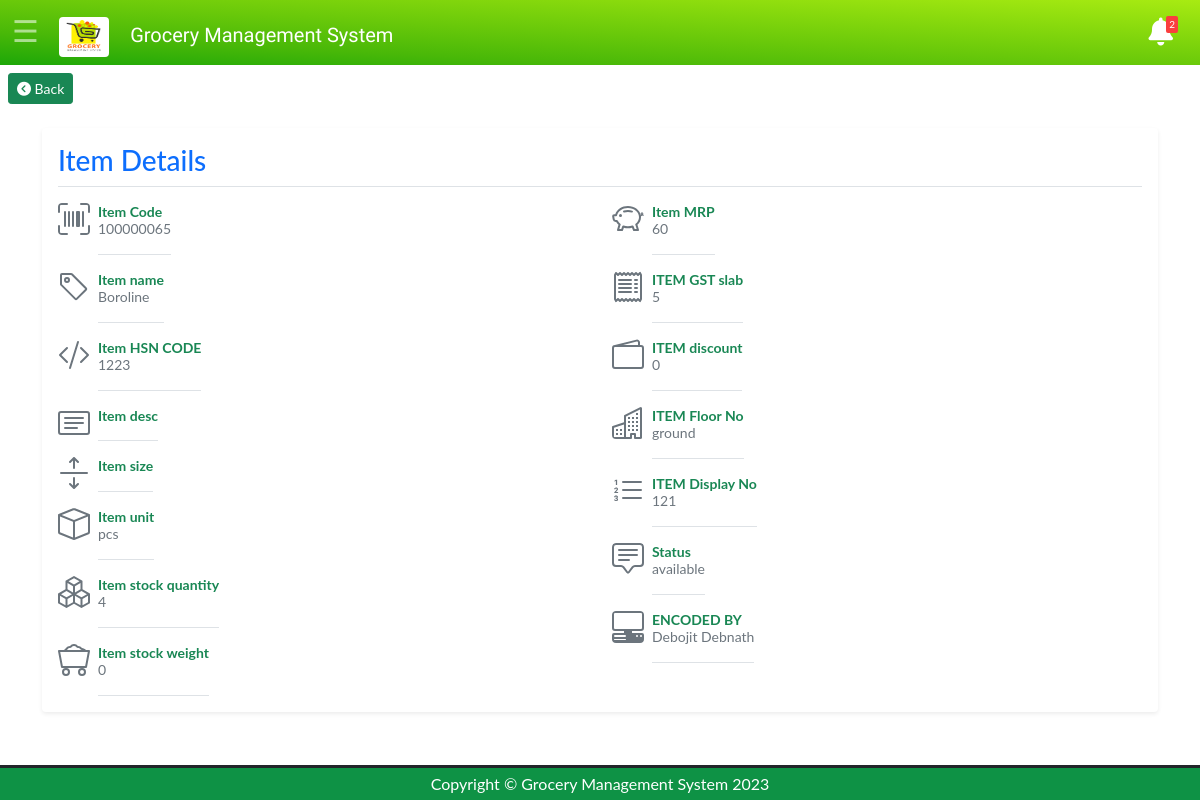
Screenshot of /item-details.php?id=22 (signed in) with the database file from the repository.
### tables this page shows
CREATE TABLE IF NOT EXISTS `gms_item` (
  `ITEM_ID` int(5) NOT NULL AUTO_INCREMENT,
  `ITEM_CODE` varchar(20) NOT NULL,
  `ITEM_NAME` varchar(60) NOT NULL,
  `ITEM_HSN_CODE` varchar(20) DEFAULT NULL,
  `ITEM_DESC` varchar(40) DEFAULT NULL,
  `ITEM_SIZE` varchar(20) DEFAULT NULL,
  `ITEM_UNIT` varchar(20) DEFAULT NULL,
  `ITEM_STOCK_QUANTITY` int(10) DEFAULT NULL,
  `ITEM_STOCK_Weight` int(10) DEFAULT NULL,
  `ITEM_MRP` int(10) DEFAULT NULL,
  `ITEM_GST_SLAB` int(5) DEFAULT NULL,
  `ITEM_DISCOUNT` int(5) DEFAULT NULL,
  `ITEM_FLOOR_NO` varchar(12) DEFAULT NULL,
  `ITEM_DISPLAY_NO` varchar(12) DEFAULT NULL,
  `ITEM_IMG` varchar(40) DEFAULT NULL,
  `REMARKS` varchar(15) DEFAULT NULL,
  `ENCODED_BY` varchar(20) DEFAULT NULL,
  `ITEM_DATE` datetime DEFAULT NULL,
  `ITEM_CATEGORY` int(10) DEFAULT NULL,
  `ADDITIONAL_INFO1` varchar(20) DEFAULT NULL,
  `ADDITIONAL_INFO2` int(20) DEFAULT NULL,
  PRIMARY KEY (`ITEM_ID`),
  KEY `itemcat` (`ITEM_CATEGORY`)
);

### item-details.php (the view, shortened to what this page needs)
<?php
    include('navheader.php');
    ?>
<body>
    <div class="main-div" id="maindiv">
        <div class="form-background ">
            <a href="items.php">
            <button type="button" class="m-2 btn btn-sm btn-success"><i class="fa-solid fa-circle-chevron-left"></i> Back</button>
            </a>
            <?php
  $item_id=$_GET['id'];
  $query1="select * from gms_item where ITEM_ID='$item_id'";
  $result=mysqli_query($conn,$query1);
  $rows=mysqli_fetch_assoc($result);
  ?>
            <main class="container">
                <div class="my-3 p-3 bg-body rounded shadow-sm">
                    <h3 class="border-bottom pb-2 mb-0 text-primary">Item Details</h3>
                    <div class="row">
                        <div class="col">
                            <div class="d-flex text-muted pt-3">
                                <p class="pb-3 mb-0 small lh-sm border-bottom">
                                    <strong class="d-block text-success">Item Code</strong>
                                    <?php echo $rows['ITEM_CODE']; ?>
                                </p>
                            </div>
                            <div class="d-flex text-muted pt-3">
                                <p class="pb-3 mb-0 small lh-sm border-bottom">
                                    <strong class="d-block text-success">Item name</strong>
                                    <?php echo $rows['ITEM_NAME']; ?>
                                </p>
                            </div>
                            <div class="d-flex text-muted pt-3">
                                <p class="pb-3 mb-0 small lh-sm border-bottom">
                                    <strong class="d-block text-success">Item HSN CODE</strong>
                                    <?php echo $rows['ITEM_HSN_CODE']; ?>
                                </p>
                            </div>
                            <div class="d-flex text-muted pt-3">
                                <p class="pb-3 mb-0 small lh-sm border-bottom">
                                    <strong class="d-block text-success">Item desc</strong>
                                </p>
                            </div>
                            <div class="d-flex text-muted pt-3">
                                <p class="pb-3 mb-0 small lh-sm border-bottom">
                                    <strong class="d-block text-success">Item size</strong>
                                </p>
                            </div>
                            <div class="d-flex text-muted pt-3">
                                <p class="pb-3 mb-0 small lh-sm border-bottom">
                                    <strong class="d-block text-success">Item unit</strong>
                                    <?php echo $rows['ITEM_UNIT']; ?>
                                </p>
                            </div>
                            <div class="d-flex text-muted pt-3">
                                <p class="pb-3 mb-0 small lh-sm border-bottom">
                                    <strong class="d-block text-success">Item stock quantity</strong>
                                    <?php echo $rows['ITEM_STOCK_QUANTITY']; ?>
                                </p>
                            </div>
                            <div class="d-flex text-muted pt-3">
                                <p class="pb-3 mb-0 small lh-sm border-bottom">
                                    <strong class="d-block text-success">Item stock weight</strong>
                                    <?php echo $rows['ITEM_STOCK_Weight']; ?>
                                </p>
                            </div>
                        </div>
                        <div class="col">
                            <div class="d-flex text-muted pt-3">
                                <p class="pb-3 mb-0 small lh-sm border-bottom">
                                    <strong class="d-block text-success">Item MRP</strong>
                                    <?php echo $rows['ITEM_MRP']; ?>
                                </p>
                            </div>
                            <div class="d-flex text-muted pt-3">
                                <p class="pb-3 mb-0 small lh-sm border-bottom">
                                    <strong class="d-block text-success">ITEM GST slab</strong>
                                    <?php echo $rows['ITEM_GST_SLAB']; ?>
                                </p>
                            </div>
                            <div class="d-flex text-muted pt-3">
                                <p class="pb-3 mb-0 small lh-sm border-bottom">
                                    <strong class="d-block text-success">ITEM discount</strong>
                                    <?php echo $rows['ITEM_DISCOUNT']; ?>
                                </p>
                            </div>
                            <div class="d-flex text-muted pt-3">
                                <p class="pb-3 mb-0 small lh-sm border-bottom">
                                    <strong class="d-block text-success">ITEM Floor No</strong>
                                    <?php echo $rows['ITEM_FLOOR_NO']; ?>
                                </p>
                            </div>
                            <div class="d-flex text-muted pt-3">
                                <p class="pb-3 mb-0 small lh-sm border-bottom">
                                    <strong class="d-block text-success">ITEM Display No</strong>
                                    <?php echo $rows['ITEM_DISPLAY_NO']; ?>
                                </p>
                            </div>
                            <div class="d-flex text-muted pt-3">
                                <p class="pb-3 mb-0 small lh-sm border-bottom">
                                    <strong class="d-block text-success">Status</strong>
                                    <?php echo $rows['REMARKS']; ?>
                                </p>
                            </div>
                            <div class="d-flex text-muted pt-3">
                                <p class="pb-3 mb-0 small lh-sm border-bottom">
                                    <strong class="d-block text-success">ENCODED BY</strong>
                                    <?php echo $rows['ENCODED_BY']; ?>
                                </p>
                            </div>
                        </div>
                    </div>
                </div>
            </main>
        </div>
    </div>
</body>
<?php
include('footer.php');
?>

### css/style.css (style rules this page uses)
body { font-family: "Lato", sans-serif; }
.main-div { transition: 0.3s; }

### rows the page displays
gms_item: ITEM_CODE "100000065", ITEM_NAME "Boroline", ITEM_HSN_CODE "1223", ITEM_UNIT "pcs", ITEM_STOCK_QUANTITY "4", ITEM_STOCK_Weight "0", ITEM_MRP "60", ITEM_GST_SLAB "5", ITEM_DISCOUNT "0", ITEM_FLOOR_NO "ground", ITEM_DISPLAY_NO "121", REMARKS "available", ENCODED_BY "Debojit Debnath"

### other values shown
$a "2"
